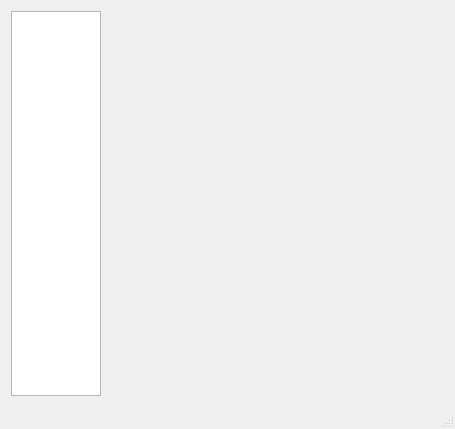
<?xml version="1.0" encoding="UTF-8"?>
<ui version="4.0">
 <class>MainWindow</class>
 <widget class="QMainWindow" name="MainWindow">
  <property name="geometry">
   <rect>
    <x>0</x>
    <y>0</y>
    <width>455</width>
    <height>429</height>
   </rect>
  </property>
  <property name="windowTitle">
   <string>MainWindow</string>
  </property>
  <widget class="QWidget" name="centralWidget">
   <layout class="QGridLayout" name="gridLayout">
    <item row="0" column="0" rowspan="2" colspan="2">
     <layout class="QGridLayout" name="gridLayout_2">
      <item row="0" column="1">
       <layout class="QVBoxLayout" name="verticalLayout">
        <property name="sizeConstraint">
         <enum>QLayout::SetMinimumSize</enum>
        </property>
        <item>
         <widget class="QListWidget" name="shieldList">
          <property name="enabled">
           <bool>true</bool>
          </property>
          <property name="sizePolicy">
           <sizepolicy hsizetype="Minimum" vsizetype="Expanding">
            <horstretch>0</horstretch>
            <verstretch>0</verstretch>
           </sizepolicy>
          </property>
          <property name="maximumSize">
           <size>
            <width>90</width>
            <height>16777215</height>
           </size>
          </property>
         </widget>
        </item>
       </layout>
      </item>
      <item row="0" column="2">
       <widget class="QCustomPlot" name="customPlot" native="true">
        <property name="enabled">
         <bool>true</bool>
        </property>
       </widget>
      </item>
     </layout>
    </item>
   </layout>
  </widget>
  <widget class="QMenuBar" name="menuBar">
   <property name="geometry">
    <rect>
     <x>0</x>
     <y>0</y>
     <width>455</width>
     <height>21</height>
    </rect>
   </property>
  </widget>
  <widget class="QStatusBar" name="statusBar"/>
  <action name="actionAsdda">
   <property name="text">
    <string>menu2</string>
   </property>
  </action>
  <action name="actionAsdfg">
   <property name="text">
    <string>asdfg</string>
   </property>
  </action>
  <action name="actionXcvb">
   <property name="text">
    <string>xcvb</string>
   </property>
  </action>
  <action name="actionZxcc">
   <property name="text">
    <string>zxcc</string>
   </property>
  </action>
  <action name="actionZxcv">
   <property name="text">
    <string>zxcv</string>
   </property>
  </action>
  <action name="actionOpcja_1">
   <property name="text">
    <string>opcja_1</string>
   </property>
  </action>
  <action name="actionOpcja_2">
   <property name="text">
    <string>opcja+2</string>
   </property>
  </action>
 </widget>
 <layoutdefault spacing="6" margin="11"/>
 <customwidgets>
  <customwidget>
   <class>QCustomPlot</class>
   <extends>QWidget</extends>
   <header>qcustomplot.h</header>
   <container>1</container>
  </customwidget>
 </customwidgets>
 <resources/>
 <connections/>
</ui>
